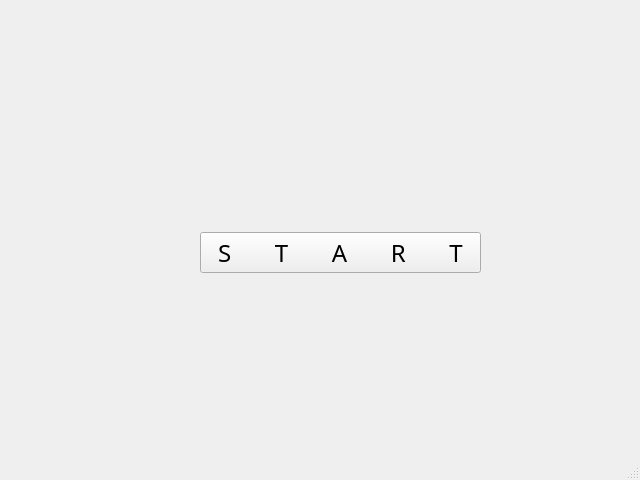
<?xml version="1.0" encoding="UTF-8"?>
<ui version="4.0">
 <class>MainMenu</class>
 <widget class="QMainWindow" name="MainMenu">
  <property name="geometry">
   <rect>
    <x>0</x>
    <y>0</y>
    <width>640</width>
    <height>480</height>
   </rect>
  </property>
  <property name="sizePolicy">
   <sizepolicy hsizetype="Minimum" vsizetype="Minimum">
    <horstretch>0</horstretch>
    <verstretch>0</verstretch>
   </sizepolicy>
  </property>
  <property name="minimumSize">
   <size>
    <width>640</width>
    <height>480</height>
   </size>
  </property>
  <property name="maximumSize">
   <size>
    <width>640</width>
    <height>480</height>
   </size>
  </property>
  <property name="windowTitle">
   <string>MainMenu</string>
  </property>
  <widget class="QWidget" name="centralWidget">
   <widget class="QPushButton" name="cmdStartGame">
    <property name="geometry">
     <rect>
      <x>200</x>
      <y>232</y>
      <width>281</width>
      <height>41</height>
     </rect>
    </property>
    <property name="sizePolicy">
     <sizepolicy hsizetype="Fixed" vsizetype="Fixed">
      <horstretch>0</horstretch>
      <verstretch>0</verstretch>
     </sizepolicy>
    </property>
    <property name="font">
     <font>
      <family>Franklin Gothic Demi</family>
      <pointsize>18</pointsize>
      <weight>50</weight>
      <bold>false</bold>
     </font>
    </property>
    <property name="text">
     <string>S       T       A       R       T</string>
    </property>
   </widget>
  </widget>
  <widget class="QMenuBar" name="menuBar">
   <property name="geometry">
    <rect>
     <x>0</x>
     <y>0</y>
     <width>640</width>
     <height>21</height>
    </rect>
   </property>
  </widget>
  <widget class="QStatusBar" name="statusBar"/>
 </widget>
 <layoutdefault spacing="6" margin="11"/>
 <resources/>
 <connections/>
</ui>
